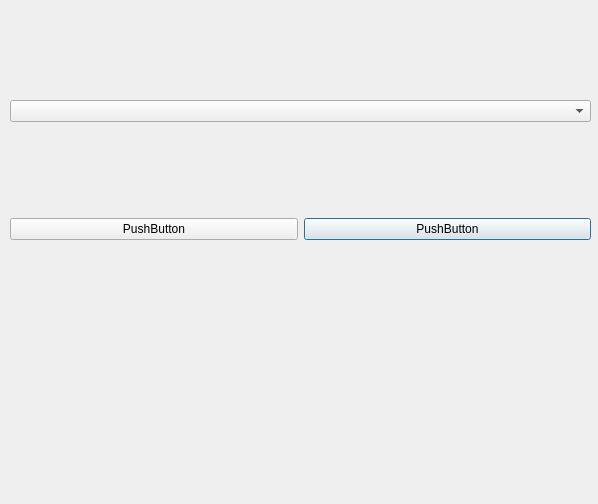
<?xml version="1.0" encoding="UTF-8"?>
<ui version="4.0">
 <class>ManualScalingDialog</class>
 <widget class="QDialog" name="ManualScalingDialog">
  <property name="geometry">
   <rect>
    <x>0</x>
    <y>0</y>
    <width>598</width>
    <height>504</height>
   </rect>
  </property>
  <property name="windowTitle">
   <string>Dialog</string>
  </property>
  <widget class="QWidget" name="gridLayoutWidget">
   <property name="geometry">
    <rect>
     <x>10</x>
     <y>10</y>
     <width>581</width>
     <height>321</height>
    </rect>
   </property>
   <layout class="QGridLayout" name="gridLayout">
    <item row="0" column="0" colspan="2">
     <widget class="QComboBox" name="combo_type"/>
    </item>
    <item row="2" column="1">
     <widget class="QPushButton" name="pushButton_2">
      <property name="text">
       <string>PushButton</string>
      </property>
     </widget>
    </item>
    <item row="2" column="0">
     <widget class="QPushButton" name="pushButton">
      <property name="text">
       <string>PushButton</string>
      </property>
     </widget>
    </item>
    <item row="1" column="0" colspan="2">
     <layout class="QHBoxLayout" name="layout_mid"/>
    </item>
   </layout>
  </widget>
 </widget>
 <resources/>
 <connections/>
</ui>
